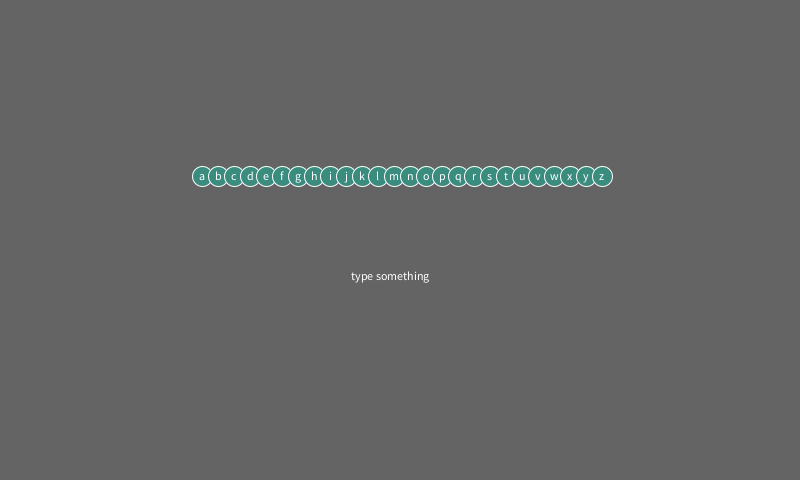
Frame 1 (no input)
Frame 60 (the mouse pressed at the canvas centre just before this capture): identical to frame 1, image omitted
Frame 120 (the mouse held since frame 60 and released just before this capture): identical to frame 1, image omitted

The Processing sketch that drew this single still picture (run headless with seeded random() and noise(); from frame 60 on, the mouse is pressed at the canvas centre):

// Processing sketch: processing_106776
// ── processing_106776.pde

Word word;
boolean hide = false;
 
void setup(){
  size(800,480);
  textAlign(CENTER);
  ellipseMode(CENTER);
  smooth();
  word = new Word("");
}
 
 
void draw(){
  background(100);
 
  pushMatrix();
  translate(width/2,height/2-30);
  word.draw();
 
  popMatrix();
 
}
 
 
class Word{
  String src;
  char [] message;
  float cx;
 
  Word(String _src){
    src = _src;
 
 
    rewrite();
 
    cx = (13*16 - message.length*16/2.0);
  }
 
  void rewrite(){
    message = new char[src.length()];
 
    for(int i = 0 ; i < src.length(); i++){
      message[i] = src.charAt(i);
    }
  }
 
  void draw(){
    pushMatrix();
    translate(-26*16/2.0-10,-50);
    cx +=  ((13*16 - message.length*16/2.0)-cx)/20.0 ;
 
    if(src.length()<=0){
      fill(255);
      text("type something",cx,120);
    }
 
    for(int i  = 0 ; i <  message.length ; i++){
 
      float x1 = i*16+20 + cx;
      float x2 = (((int)message[i])-97)*16+20;
 
      stroke(255,120);
 
      if(message[i]!=' '){
        //line(x1,120-14,x2,20+6);
        line(x1,120-14,x1,height);
        line(x2,20+6,x2,-height);
 
 
        noFill();
 
        bezier(x1,120-14,x1,80,x2,60,x2,20+6);
 
        if(!hide){
          fill(0);
          stroke(255);
 
 
 
          ellipse(x1,116,12,12);
 
 
          fill(255);
 
          text(message[i],x1,120);
        }
      }
    }
 
    if(!hide)
      for(int i  = 0 ; i <  26 ; i++){
 
        stroke(255);
        fill(#3A8C7E);
        ellipse(i*16+20,16,20 ,20);
 
        fill(255);
 
 
        text((char)(97+i),i*16+20,20);
      }
 
    popMatrix();
 
  }
}
 
void keyPressed(){
  if(key>=97 && key<=122 || key == ' '){
 
    if(word.src.length()<48){
      word.src += (char)key;
      word.rewrite();
    }
 
  }else if(keyCode==BACKSPACE){
    if(word.src.length()>=1)
      word.src = word.src.substring(0,word.src.length()-1);
    word.rewrite();
  }else if(keyCode==ENTER){
    hide=!hide;
  }
 
}
